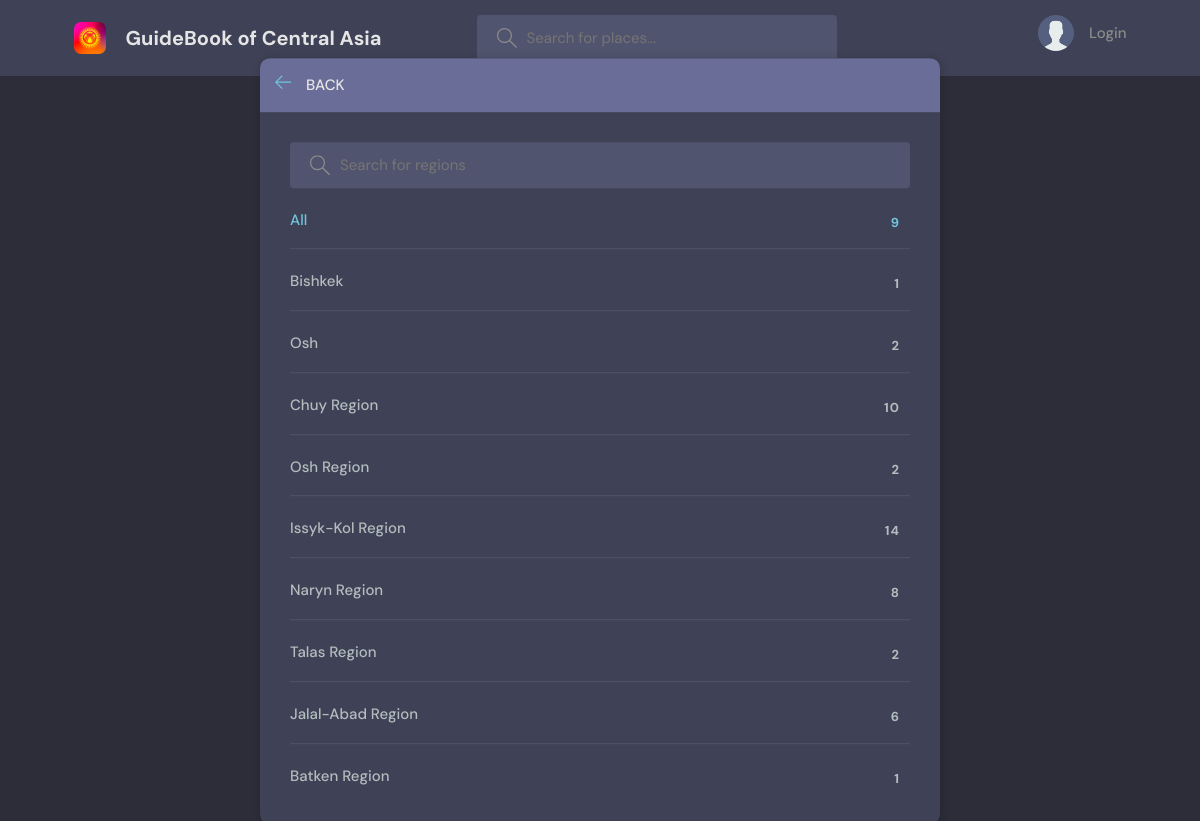
Before: /topics/ with the older database file.
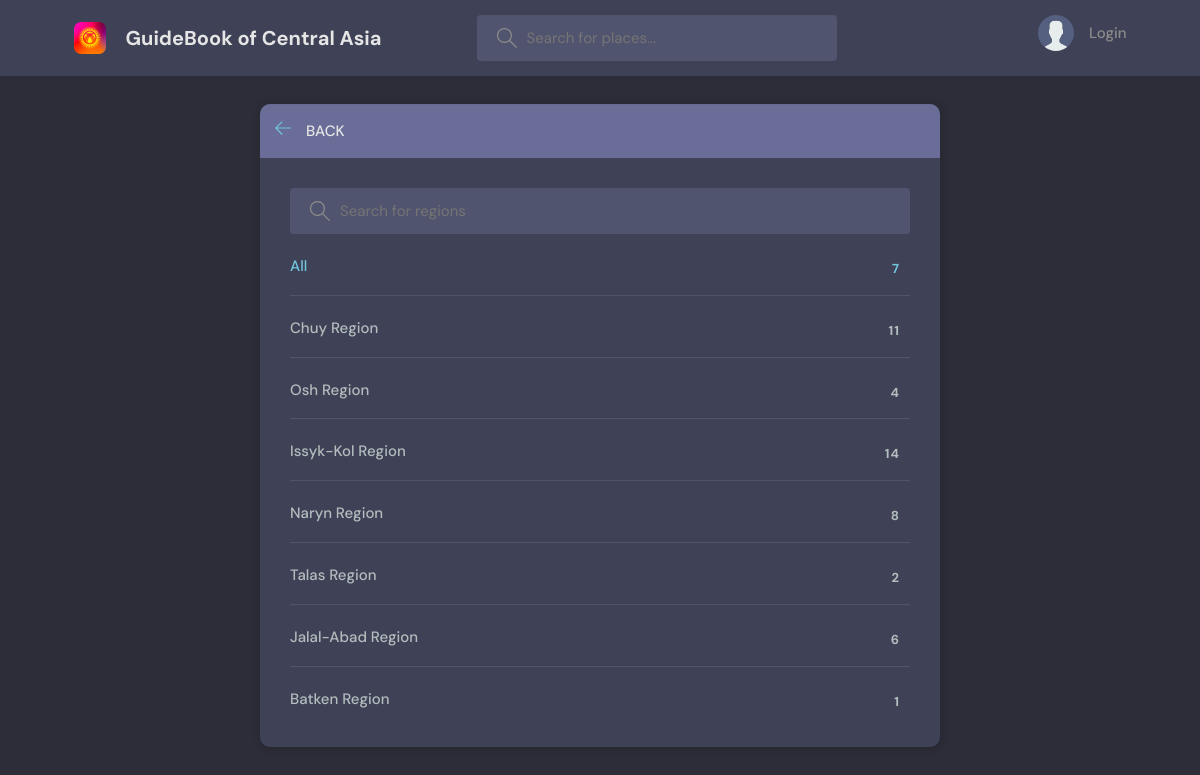
After: the same page with the newer database file.
### base/models.py (models this page shows, shortened)
class Region(models.Model):
    name = models.CharField(max_length=200)

### base/views.py (the view)
# urls.py: path('topics/', views.topicsPage, name='topics'),
def topicsPage(request):
    q = request.GET.get('q') if request.GET.get('q') != None else ''
    locations = Region.objects.filter(name__icontains=q)
    return render(request, 'base/topics.html', {'locations': locations})

### base/templates/base/topics.html (shortened to what this page needs)
{% extends 'main.html' %}
{% block content %}
<main class="create-room layout">
  <div class="container">
    <div class="layout__box">
      <div class="layout__boxHeader">
        <div class="layout__boxTitle">
          <a href="{{request.META.HTTP_REFERER}}">
            <svg version="1.1" xmlns="http://www.w3.org/2000/svg" width="32" height="32" viewBox="0 0 32 32">
              <title>arrow-left</title>
              <path
                d="M13.723 2.286l-13.723 13.714 13.719 13.714 1.616-1.611-10.96-10.96h27.625v-2.286h-27.625l10.965-10.965-1.616-1.607z">
              </path>
            </svg>
          </a>
          <h3>Back</h3>
        </div>
      </div>
      <div class="topics-page layout__body">
        <form action='' method='GET' class="header__search">
          <label>
            <input name='q' placeholder="Search for regions" />
          </label>
        </form>
        <ul class="topics__list">
          <li>
            <a href="/" class="active">All <span>{{locations.count}}</span></a>
          </li>
          {% for location in locations %}
          <li>
            <a
              href="{% url 'home' %}?q={{location.name}}">{{location.name}}<span>{{location.room_set.all.count}}</span></a>
          </li>
          {% endfor %}
        </ul>
      </div>
    </div>
  </div>
</main>
{% endblock content %}

Changed rows visible on the page:
removed Region: name "Bishkek", room_set.all.count "1"
removed Region: name "Osh", room_set.all.count "2"
computed for Region "Chuy Region": room_set.all.count "10" → "11"
computed for Region "Osh Region": room_set.all.count "2" → "4"
Other visible differences:
{{ locations.count }}: "9" → "7"
